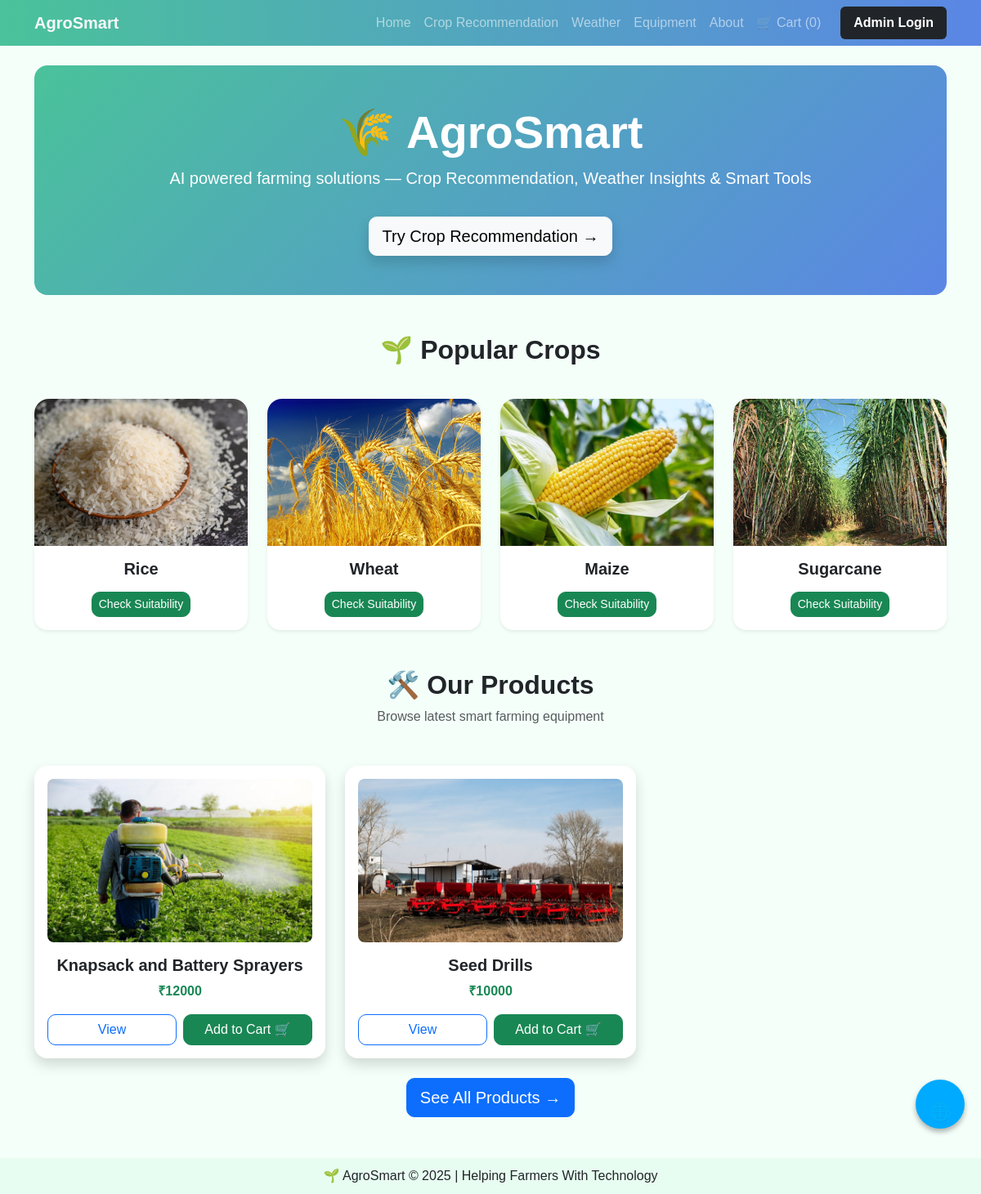
The page / on the database its author committed.
### app.py (models this page shows, shortened)
class Tool(db.Model):
    id = db.Column(db.Integer, primary_key=True)
    name = db.Column(db.String(100), nullable=False)
    price = db.Column(db.String(50), nullable=False)
    img = db.Column(db.String(100), nullable=False)
    category = db.Column(db.String(50), nullable=False)
    rating = db.Column(db.Integer, default=4)

### app.py (the view)
@app.route("/")
def home():
    crops = [
        {"name": "Rice", "img": "rice.jpg"},
        {"name": "Wheat", "img": "wheat.jpg"},
        {"name": "Maize", "img": "maize.jpg"},
        {"name": "Sugarcane", "img": "sugarcane.jpg"}
    ]
    tools = Tool.query.limit(3).all()  # Show first 3 products only
    return render_template("index.html", crops=crops, tools=tools)

### templates/index.html
{% extends "base.html" %}
{% block content %}
<div class="text-center p-5 rounded-4" style="background:linear-gradient(135deg,#4ac29a,#5b86e5); color:white;">
    <h1 class="fw-bold display-4">🌾 AgroSmart</h1>
    <p class="lead">AI powered farming solutions — Crop Recommendation, Weather Insights & Smart Tools</p>
    <a href="/crop" class="btn btn-light btn-lg mt-3 shadow">Try Crop Recommendation →</a>
</div>
<h2 class="fw-bold mt-5 text-center">🌱 Popular Crops</h2>
<div class="row mt-3 g-4">
    {% for crop in crops %}
    <div class="col-md-3">
        <div class="card shadow-sm border-0 rounded-4">
            <img src="{{ url_for('static', filename='img/' + crop.img) }}" class="card-img-top" style="height:180px; object-fit:cover; border-top-left-radius:18px; border-top-right-radius:18px;">
            <div class="card-body text-center">
                <h5 class="fw-bold">{{ crop.name }}</h5>
                <a href="/crop" class="btn btn-success btn-sm mt-2">Check Suitability</a>
            </div>
        </div>
    </div>
    {% endfor %}
</div>
<h2 class="fw-bold mt-5 text-center">🛠️ Our Products</h2>
<p class="text-center text-muted mb-4">Browse latest smart farming equipment</p>
<div class="row mt-3 g-4">
    {% for item in tools %}
    <div class="col-md-4">
        <div class="card shadow border-0 p-3 rounded-4">
            <img src="{{ url_for('static', filename='uploads/' + item.img) }}"
                 class="rounded-3" style="height:200px; width:100%; object-fit:cover;">
            <h5 class="text-center mt-3 fw-bold">{{ item.name }}</h5>
            <p class="text-center text-success fw-bold">₹{{ item.price }}</p>
            <div class="d-flex gap-2">
                <a href="/equipment" class="btn btn-outline-primary w-100">View</a>
                <a href="/cart/add/{{ item.id }}" class="btn btn-success w-100">Add to Cart 🛒</a>
            </div>
        </div>
    </div>
    {% endfor %}
</div>
<div class="text-center mt-4">
    <a href="/equipment" class="btn btn-primary btn-lg">See All Products →</a>
</div>
{% endblock %}

### templates/base.html (shortened to what this page needs)
<!DOCTYPE html>
<html lang="en">
<head>
  <link href="https://cdn.jsdelivr.net/npm/bootstrap@5.3.2/dist/css/bootstrap.min.css" rel="stylesheet">
  <link rel="stylesheet" href="{{ url_for('static', filename='css/style.css') }}">
</head>
<body>
<nav class="navbar navbar-expand-lg navbar-dark navbar-custom">
  <div class="container">
    <a class="navbar-brand fw-bold text-light" href="/">AgroSmart</a>
    <div class="collapse navbar-collapse" id="navmenu">
      <ul class="navbar-nav ms-auto">
        <li class="nav-item"><a class="nav-link" href="/">Home</a></li>
        <li class="nav-item"><a class="nav-link" href="/crop">Crop Recommendation</a></li>
        <li class="nav-item"><a class="nav-link" href="/weather">Weather</a></li>
        <li class="nav-item"><a class="nav-link" href="/equipment">Equipment</a></li>
        <li class="nav-item"><a class="nav-link" href="/about">About</a></li>
        <li class="nav-item">
          <a class="nav-link" href="/cart">🛒 Cart ({{ session.get('cart')|length if session.get('cart') else 0 }})</a>
        </li>
        {% if session.get('admin') %}
        <li class="nav-item dropdown ms-3">
          <a class="nav-link dropdown-toggle text-warning fw-bold" href="#" data-bs-toggle="dropdown">
            Admin Panel
          </a>
          <ul class="dropdown-menu dropdown-menu-end">
            <li><a class="dropdown-item" href="/admin/dashboard">Dashboard</a></li>
            <li><a class="dropdown-item" href="/admin/tools">Tools</a></li>
            <li><a class="dropdown-item" href="/admin/orders">Orders</a></li>
            <li><hr class="dropdown-divider"></li>
            <li><a class="dropdown-item text-danger fw-bold" href="/admin/logout">Logout</a></li>
          </ul>
        </li>
        {% else %}
        <li class="nav-item ms-3">
          <a class="nav-link fw-bold bg-dark text-white px-3 rounded" href="/admin">Admin Login</a>
        </li>
        {% endif %}
      </ul>
    </div>
  </div>
</nav>
<div class="container my-4">
  {% block content %}{% endblock %}
</div>
<footer>
  🌱 AgroSmart © 2025 | Helping Farmers With Technology
</footer>
<div id="langBtn" onclick="toggleTranslate()" title="Translate Language">🌐</div>
</body>
</html>

### static/css/style.css (style rules this page uses)
body { font-family: 'Poppins', sans-serif; background: #f4fff9; }
.navbar-custom { background: linear-gradient(90deg, #4ac29a, #5b86e5); }
.card { border-radius: 20px; box-shadow: 0 6px 20px rgba(0,0,0,0.10); }
.btn { border-radius: 10px; }
.rounded-4 { border-radius: 18px; }
#langBtn { position: fixed; bottom: 25px; right: 25px; background: linear-gradient(135deg,#4ac29a,#5b86e5); color: white; font-size: 28px; width: 60px; height: 60px; border-radius: 50%; text-align: center; line-height: 60px; cursor: pointer; box-shadow: 0 4px 12px rgba(0,0,0,0.3); z-index: 9999; }

### templates/base.html (style rules this page uses)
.navbar-custom { background: linear-gradient(90deg,#4ac29a,#5b86e5); }
#langBtn { position: fixed; bottom: 80px; right: 20px; background: #00aaff; color: white; font-size: 22px; padding: 10px 14px; border-radius: 50%; cursor: pointer; box-shadow: 0 4px 6px rgba(0,0,0,0.3); z-index: 999; }
footer { text-align:center; padding:10px; margin-top:50px; background:#e8fdf1; font-weight:500; }

### rows shown on the page
Tool: img (picture), name "Knapsack and Battery Sprayers", price "12000"
Tool: img (picture), name "Seed Drills", price "10000"

### other values the page prints
{{ session.get('cart')|length if session.get('cart') else 0 }} "0"
{{ crop.name }} "Rice" "Wheat" "Maize" "Sugarcane"
